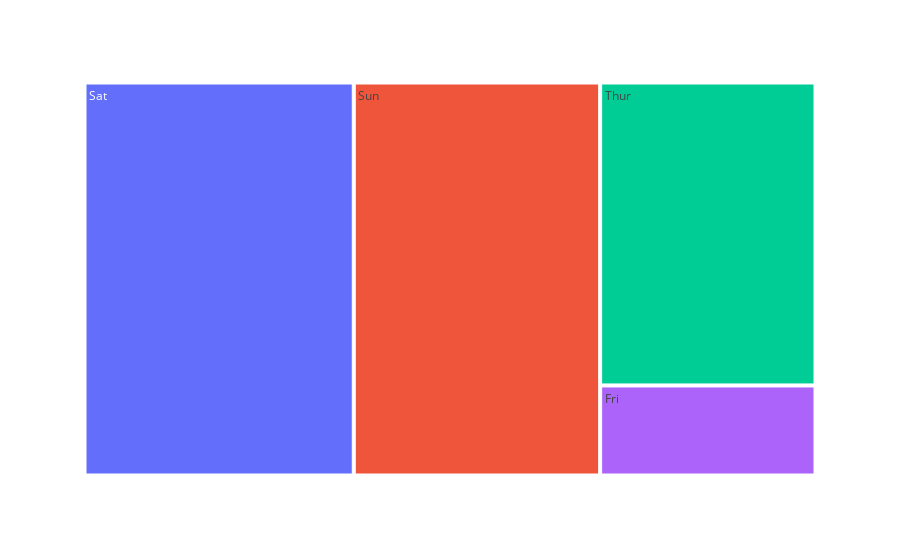

The notebook cell this image was saved under:
### Markdown cell above
### Treemaps

Usually only useful for sums where we want to represent percentage of a whole.

### Code cell
px.treemap(df, values='total_bill', path=['day'])

### Figure 1 — Plotly figure (JSON) as saved in the notebook; plotly's stock layout.template omitted (floating-point values rounded to 4 significant figures)
{"data": [{"branchvalues": "total", "domain": {"x": [0, 1], "y": [0, 1]}, "hovertemplate": "labels=%{label}<br>total_bill=%{value}<br>parent=%{parent}<br>id=%{id}<extra></extra>", "ids": ["Fri", "Sat", "Sun", "Thur"], "labels": ["Fri", "Sat", "Sun", "Thur"], "name": "", "parents": ["", "", "", ""], "type": "treemap", "values": [325.9, 1778.0, 1627.0, 1096.0]}], "layout": {"legend": {"tracegroupgap": 0}, "margin": {"t": 60}}}
